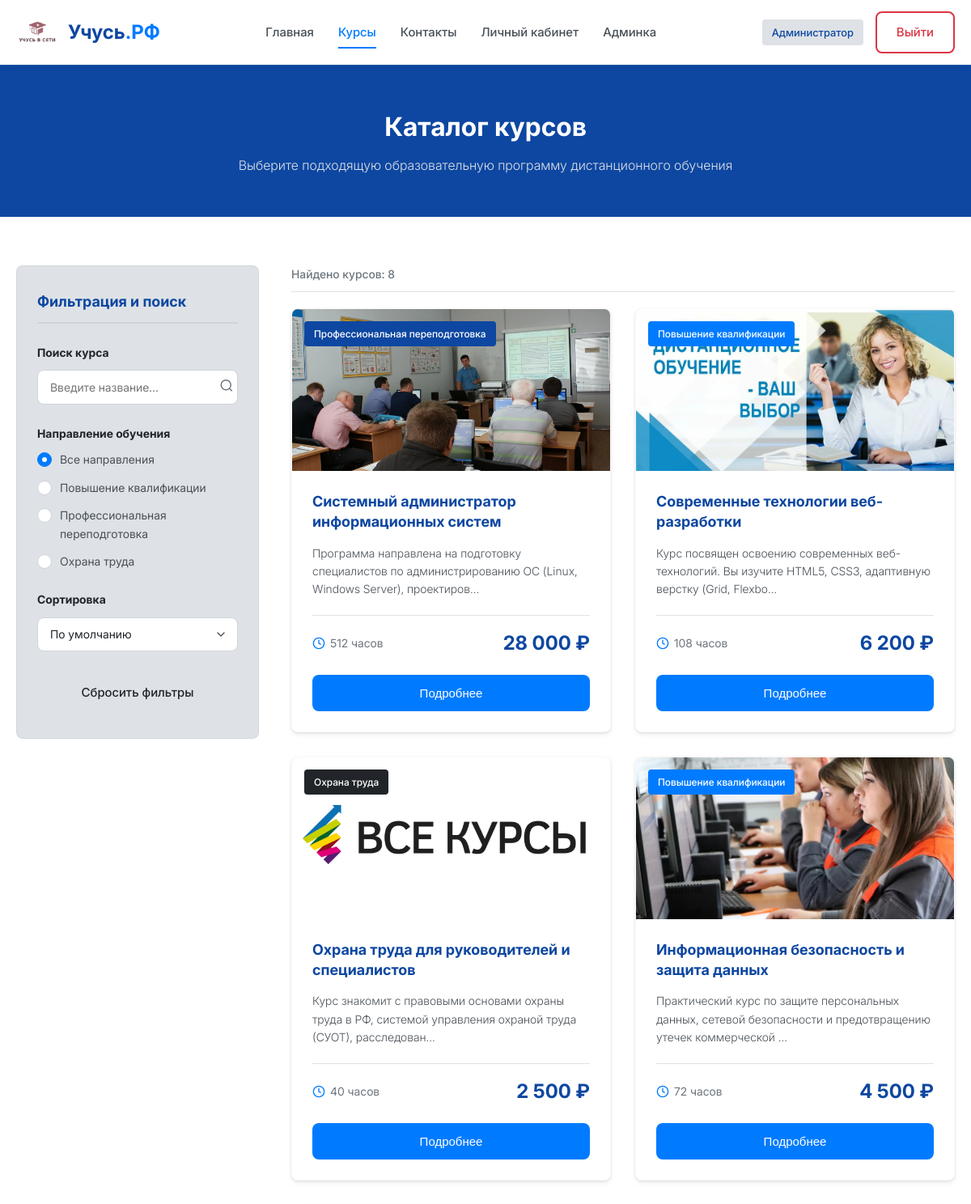
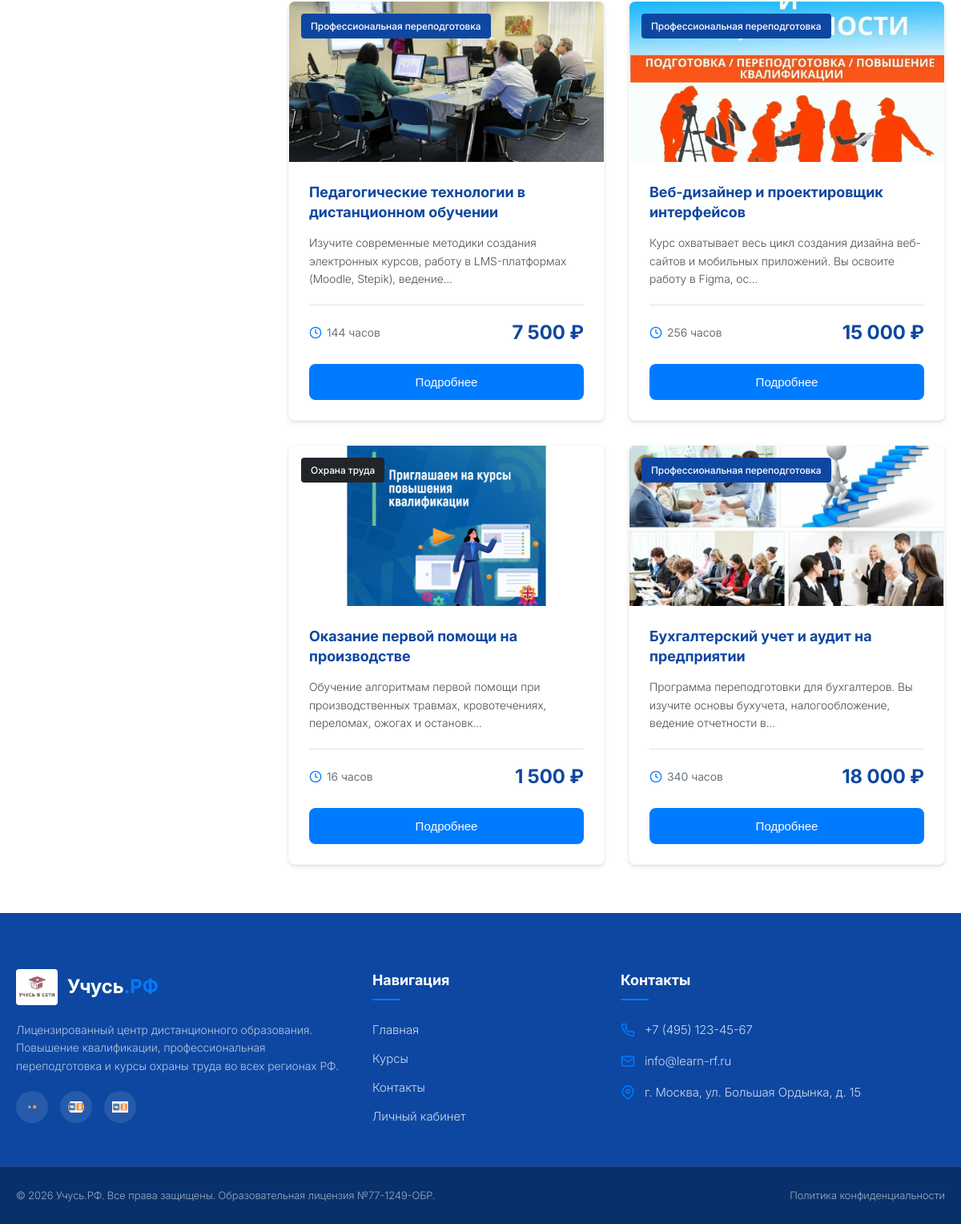
Screenshot of /courses.php (signed in) with the database file from the repository (2 pictures, top to bottom).
### tables this page shows
CREATE TABLE IF NOT EXISTS `courses` (
  `id` INT AUTO_INCREMENT PRIMARY KEY,
  `title` VARCHAR(255) NOT NULL,
  `category` VARCHAR(50) NOT NULL,
  `category_name` VARCHAR(100) NOT NULL,
  `duration` INT NOT NULL,
  `price` DECIMAL(10, 2) NOT NULL,
  `image` VARCHAR(255) NOT NULL,
  `description` TEXT NOT NULL
);

### config.php (called while the page is built, shortened)
<?php
function sanitize($data) {
    return htmlspecialchars(trim($data), ENT_QUOTES, 'UTF-8');
}
?>

### courses.php (the view, shortened to what this page needs)
<?php
require_once 'header.php';
$search = isset($_GET['search']) ? sanitize($_GET['search']) : '';
$sort = isset($_GET['sort']) ? sanitize($_GET['sort']) : 'default';
$sql = "SELECT * FROM courses WHERE 1=1";
try {
    $stmt = $pdo->prepare($sql);
    $stmt->execute();
    $courses = $stmt->fetchAll();
} catch (PDOException $e) {
    $courses = [];
}
?>
    <section class="page-banner">
        <div class="container">
            <h1 class="banner-title">Каталог курсов</h1>
            <p class="banner-subtitle">Выберите подходящую образовательную программу дистанционного обучения</p>
        </div>
    </section>
    <section class="catalog-section">
        <div class="container catalog-container">
            <aside class="filters-panel">
                <h2 class="filters-title">Фильтрация и поиск</h2>
                <form action="courses.php" method="GET">
                    <div class="filter-group">
                        <label for="search-input" class="filter-label">Поиск курса</label>
                        <div class="search-wrapper">
                            <input type="text" name="search" id="search-input" class="form-control" placeholder="Введите название..." value="<?php echo sanitize($search); ?>">
                            <button type="submit" style="position: absolute; right: 5px; top: 50%; transform: translateY(-50%); background: transparent; border: none; cursor: pointer; color: var(--text-light);">
                                <svg width="18" height="18" viewBox="0 0 24 24" fill="none" stroke="currentColor" stroke-width="2"><circle cx="11" cy="11" r="8"></circle><line x1="21" y1="21" x2="16.65" y2="16.65"></line></svg>
                            </button>
                        </div>
                    </div>
                    <div class="filter-group">
                        <span class="filter-label">Направление обучения</span>
                        <div class="radio-group">
                            <label class="radio-container">
                                <span class="checkmark"></span>
                                Все направления
                            </label>
                            <label class="radio-container">
                                <span class="checkmark"></span>
                                Повышение квалификации
                            </label>
                            <label class="radio-container">
                                <span class="checkmark"></span>
                                Профессиональная переподготовка
                            </label>
                            <label class="radio-container">
                                <span class="checkmark"></span>
                                Охрана труда
                            </label>
                        </div>
                    </div>
                    <div class="filter-group">
                        <label for="sort-select" class="filter-label">Сортировка</label>
                        <select name="sort" id="sort-select" class="form-control select-control" onchange="this.form.submit()">
                            <option value="default" <?php echo ($sort === 'default') ? 'selected' : ''; ?>>По умолчанию</option>
                        </select>
                    </div>
                    <a href="courses.php" class="btn btn-secondary btn-block" style="text-align: center;">Сбросить фильтры</a>
                </form>
            </aside>
            <main class="catalog-content">
                <div class="catalog-meta">
                    <span id="courses-count">Найдено курсов: <?php echo count($courses); ?></span>
                </div>
                <div class="courses-grid" id="courses-container">
                    <?php if (!empty($courses)): ?>
                        <?php foreach ($courses as $course):
                            $badgeClass = '';
                            if ($course['category'] === 'dev') $badgeClass = 'badge-accent';
                            if ($course['category'] === 'safety') $badgeClass = 'badge-dark';
                        ?>
                            <div class="course-card">
                                <div class="course-img-wrapper">
                                    <img src="<?php echo sanitize($course['image']); ?>" alt="<?php echo sanitize($course['title']); ?>" class="course-img">
                                    <span class="course-badge <?php echo $badgeClass; ?>"><?php echo sanitize($course['category_name']); ?></span>
                                </div>
                                <div class="course-info">
                                    <h3 class="course-title"><?php echo sanitize($course['title']); ?></h3>
                                    <p class="course-desc"><?php echo sanitize(mb_strimwidth($course['description'], 0, 110, '...')); ?></p>
                                    <div class="course-meta">
                                        <span class="course-duration">
                                            <svg width="16" height="16" viewBox="0 0 24 24" fill="none" stroke="currentColor" stroke-width="2"><circle cx="12" cy="12" r="10"></circle><polyline points="12 6 12 12 16 14"></polyline></svg>
                                            <?php echo sanitize($course['duration']); ?> часов
                                        </span>
                                        <span class="course-price"><?php echo number_format($course['price'], 0, '.', ' '); ?> ₽</span>
                                    </div>
                                    <button class="btn btn-primary btn-block btn-open-modal"
                                            data-title="<?php echo sanitize($course['title']); ?>"
                                            data-desc="<?php echo sanitize($course['description']); ?>"
                                            data-price="<?php echo number_format($course['price'], 0, '.', ' ') . ' ₽'; ?>"
                                            data-duration="<?php echo sanitize($course['duration']) . ' часов'; ?>"
                                            data-image="<?php echo sanitize($course['image']); ?>"
                                            data-category="<?php echo sanitize($course['category_name']); ?>"
                                            data-cat-class="<?php echo $badgeClass; ?>"
                                            data-id="<?php echo $course['id']; ?>">Подробнее</button>
                                </div>
                            </div>
                        <?php endforeach; ?>
                    <?php endif; ?>
                </div>
            </main>
        </div>
    </section>
<?php
require_once 'footer.php';
?>

### rows the page displays
courses: image (picture), category_name "Профессиональная переподготовка", title "Системный администратор информационных систем", description "Программа направлена на подготовку специалистов по администрированию ОС (Linux, Windows Server), проектиров...", duration "512", price "28 000"
courses: image (picture), category_name "Повышение квалификации", title "Современные технологии веб-разработки", description "Курс посвящен освоению современных веб-технологий. Вы изучите HTML5, CSS3, адаптивную верстку (Grid, Flexbo...", duration "108", price "6 200"
courses: image (picture), category_name "Охрана труда", title "Охрана труда для руководителей и специалистов", description "Курс знакомит с правовыми основами охраны труда в РФ, системой управления охраной труда (СУОТ), расследован...", duration "40", price "2 500"
courses: image (picture), category_name "Повышение квалификации", title "Информационная безопасность и защита данных", description "Практический курс по защите персональных данных, сетевой безопасности и предотвращению утечек коммерческой ...", duration "72", price "4 500"
courses: image (picture), category_name "Профессиональная переподготовка", title "Педагогические технологии в дистанционном обучении", description "Изучите современные методики создания электронных курсов, работу в LMS-платформах (Moodle, Stepik), ведение...", duration "144", price "7 500"
courses: image (picture), category_name "Профессиональная переподготовка", title "Веб-дизайнер и проектировщик интерфейсов", description "Курс охватывает весь цикл создания дизайна веб-сайтов и мобильных приложений. Вы освоите работу в Figma, ос...", duration "256", price "15 000"
courses: image (picture), category_name "Охрана труда", title "Оказание первой помощи на производстве", description "Обучение алгоритмам первой помощи при производственных травмах, кровотечениях, переломах, ожогах и остановк...", duration "16", price "1 500"
courses: image (picture), category_name "Профессиональная переподготовка", title "Бухгалтерский учет и аудит на предприятии", description "Программа переподготовки для бухгалтеров. Вы изучите основы бухучета, налогообложение, ведение отчетности в...", duration "340", price "18 000"

### other values shown
explode(' ', $_SESSION['fio'])[0] "Администратор"
count($courses) "8"
